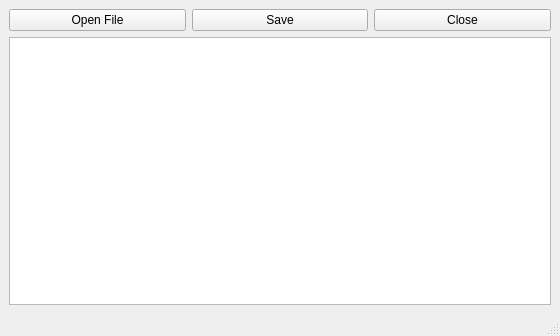
<ui version="4.0" >
 <class>notatnik</class>
 <widget class="QMainWindow" name="notatnik" >
  <property name="geometry" >
   <rect>
    <x>0</x>
    <y>0</y>
    <width>560</width>
    <height>336</height>
   </rect>
  </property>
  <property name="windowTitle" >
   <string>Notatnik</string>
  </property>
  <widget class="QWidget" name="centralwidget" >
   <layout class="QGridLayout" >
    <property name="margin" >
     <number>9</number>
    </property>
    <property name="spacing" >
     <number>6</number>
    </property>
    <item row="1" column="0" colspan="3" >
     <widget class="QTextEdit" name="editor_window" />
    </item>
    <item row="0" column="2" >
     <widget class="QPushButton" name="pushButton_2" >
      <property name="text" >
       <string>Close</string>
      </property>
     </widget>
    </item>
    <item row="0" column="1" >
     <widget class="QPushButton" name="button_save" >
      <property name="text" >
       <string>Save</string>
      </property>
     </widget>
    </item>
    <item row="0" column="0" >
     <widget class="QPushButton" name="button_open" >
      <property name="text" >
       <string>Open File</string>
      </property>
     </widget>
    </item>
   </layout>
  </widget>
  <widget class="QMenuBar" name="menubar" >
   <property name="geometry" >
    <rect>
     <x>0</x>
     <y>0</y>
     <width>560</width>
     <height>26</height>
    </rect>
   </property>
  </widget>
  <widget class="QStatusBar" name="statusbar" />
 </widget>
 <resources/>
 <connections>
  <connection>
   <sender>pushButton_2</sender>
   <signal>clicked()</signal>
   <receiver>notatnik</receiver>
   <slot>close()</slot>
   <hints>
    <hint type="sourcelabel" >
     <x>322</x>
     <y>49</y>
    </hint>
    <hint type="destinationlabel" >
     <x>334</x>
     <y>29</y>
    </hint>
   </hints>
  </connection>
 </connections>
</ui>
